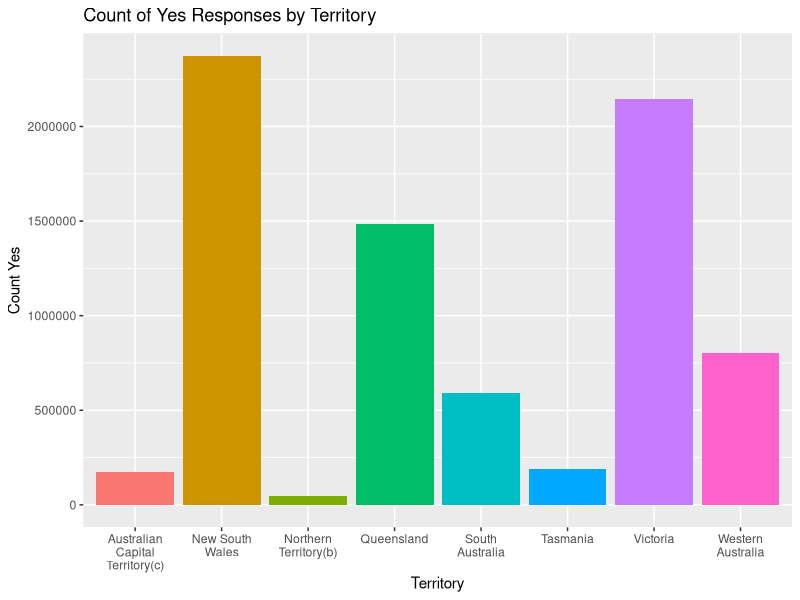
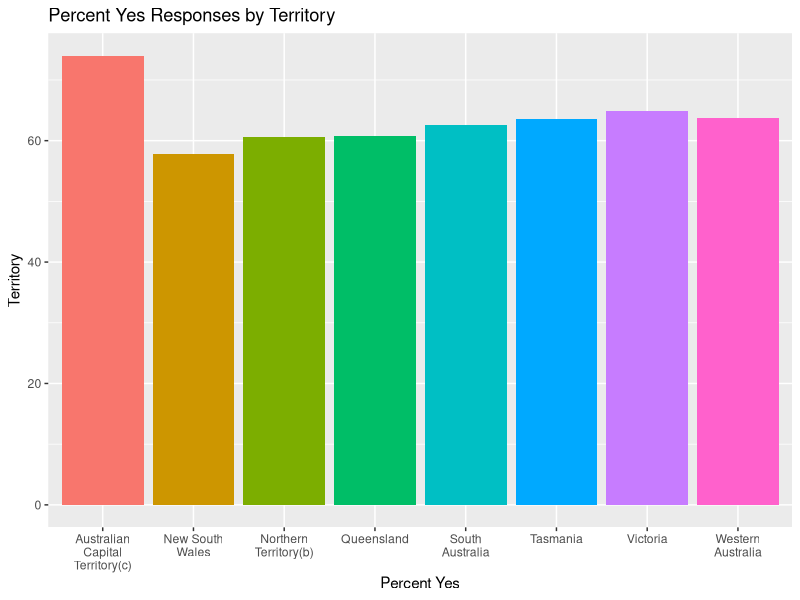
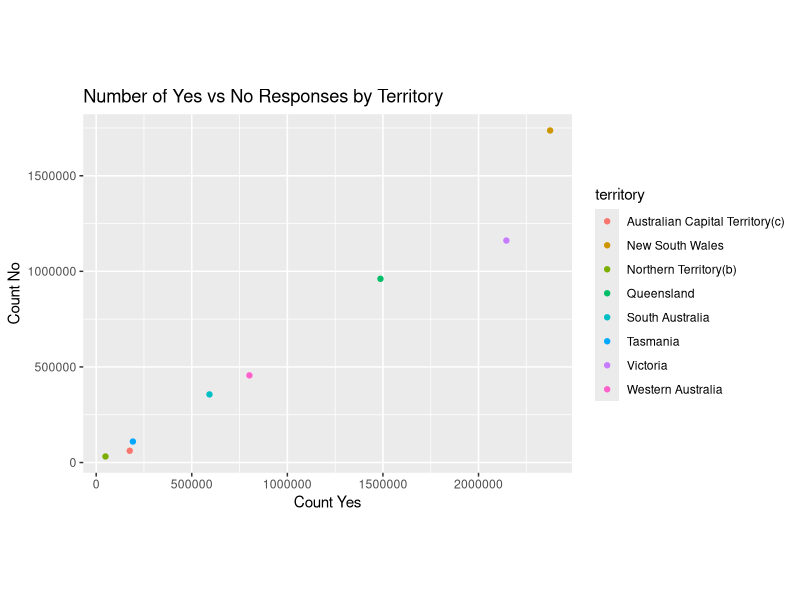

The R source for these figures, in order:
## ---- chunk 1
#| label: setup
#| warning: false
#| message: false

library(tidyverse)
library(ggplot2)

knitr::opts_chunk$set(echo = TRUE, warning=FALSE, message=FALSE)
## ---- chunk 2
#| label: read data
australian_marriage <- read.csv("_data/australian_marriage_tidy.csv")
australian_marriage
## ---- chunk 3
#| label: pivot data
australian_marriage <- australian_marriage %>%
  pivot_wider(names_from = resp, values_from = c(count, percent)) 
australian_marriage
## ---- chunk 4
#| label: plot yes reponses
ggplot(australian_marriage, aes(x = str_wrap(territory, width = 10), y = count_yes, fill = territory)) +
  geom_bar(stat = "identity") + 
  labs(title = "Count of Yes Responses by Territory", x = "Territory", y = "Count Yes") + 
  guides(fill = FALSE)
## ---- chunk 5
#| label: plot yes reponse percentages
ggplot(australian_marriage, aes(x = str_wrap(territory, width = 10), y = percent_yes, fill = territory)) +
  geom_bar(stat = "identity") + 
  labs(title = "Percent Yes Responses by Territory", x = "Percent Yes", y = "Territory") + 
  guides(fill = FALSE)
## ---- chunk 6
#| label: plot yes vs no responses
ggplot(australian_marriage, aes(count_yes, count_no, color = territory)) +
  geom_point() + 
  labs(title = "Number of Yes vs No Responses by Territory", x = "Count Yes", y = "Count No") + coord_fixed()
